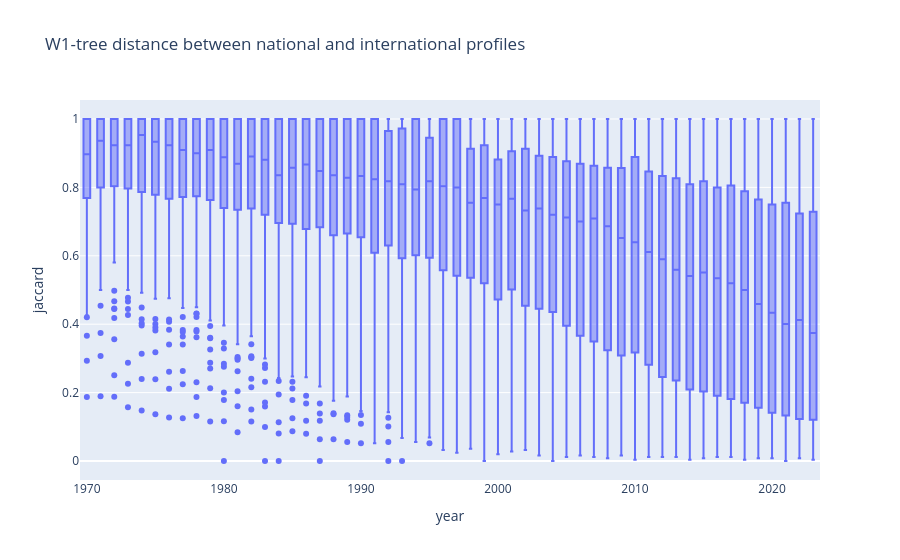

Notebook code cell kept with this figure:
### Code cell
test_year = 2010
fig = px.box(
    (
        df_stats_dyn
        # .query("year > @test_year")
    ),
    x="year",
    y="jaccard",
    points="outliers",
    hover_data=["country"],
    title="W1-tree distance between national and international profiles"
    # color="region"
)
fig.show()
# fig.write_image("../images/w1_tree_box_1970_2023.png",
#                 width=1200, height=600, scale=2)

### Figure 1 — Plotly figure (JSON) as saved in the notebook; plotly's stock layout.template omitted (floating-point values rounded to 4 significant figures; data arrays with more than 128 entries replaced by an {"elided": "..."} marker saying what was removed)
{"data": [{"alignmentgroup": "True", "boxpoints": "outliers", "customdata": {"elided": "10805x1 str values"}, "hovertemplate": "year=%{x}<br>jaccard=%{y}<br>country=%{customdata[0]}<extra></extra>", "legendgroup": "", "marker": {"color": "#636efa"}, "name": "", "notched": false, "offsetgroup": "", "orientation": "v", "showlegend": false, "x": {"elided": "10805 int values"}, "x0": " ", "xaxis": "x", "y": {"elided": "10805 float values"}, "y0": " ", "yaxis": "y", "type": "box"}], "layout": {"xaxis": {"anchor": "y", "domain": [0.0, 1.0], "title": {"text": "year"}}, "yaxis": {"anchor": "x", "domain": [0.0, 1.0], "title": {"text": "jaccard"}}, "legend": {"tracegroupgap": 0}, "title": {"text": "W1-tree distance between national and international profiles"}, "boxmode": "group"}}
